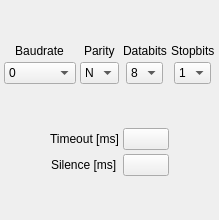
     <widget class="QWidget" name="SERIAL_PORT_1">
      <attribute name="title">
       <string>SERIAL PORT 1</string>
      </attribute>
      <layout class="QVBoxLayout" name="verticalLayout_6">
       <property name="spacing">
        <number>4</number>
       </property>
       <property name="margin">
        <number>4</number>
       </property>
       <item>
        <layout class="QGridLayout" name="gridLayout_10">
         <item row="0" column="0">
          <spacer name="verticalSpacer_7">
           <property name="orientation">
            <enum>Qt::Vertical</enum>
           </property>
           <property name="sizeHint" stdset="0">
            <size>
             <width>20</width>
             <height>40</height>
            </size>
           </property>
          </spacer>
         </item>
         <item row="1" column="3" alignment="Qt::AlignHCenter">
          <widget class="QLabel" name="label_Stopbits_SERIAL_PORT_1">
           <property name="sizePolicy">
            <sizepolicy hsizetype="Fixed" vsizetype="Fixed">
             <horstretch>0</horstretch>
             <verstretch>0</verstretch>
            </sizepolicy>
           </property>
           <property name="text">
            <string>Stopbits</string>
           </property>
          </widget>
         </item>
         <item row="1" column="2" alignment="Qt::AlignHCenter">
          <widget class="QLabel" name="label_Databits_SERIAL_PORT_1">
           <property name="sizePolicy">
            <sizepolicy hsizetype="Fixed" vsizetype="Fixed">
             <horstretch>0</horstretch>
             <verstretch>0</verstretch>
            </sizepolicy>
           </property>
           <property name="text">
            <string>Databits</string>
           </property>
          </widget>
         </item>
         <item row="2" column="0" alignment="Qt::AlignHCenter">
          <widget class="QComboBox" name="comboBox_Baudrate_SERIAL_PORT_1">
           <property name="sizePolicy">
            <sizepolicy hsizetype="Fixed" vsizetype="Fixed">
             <horstretch>0</horstretch>
             <verstretch>0</verstretch>
            </sizepolicy>
           </property>
           <property name="focusPolicy">
            <enum>Qt::NoFocus</enum>
           </property>
           <property name="currentIndex">
            <number>0</number>
           </property>
           <item>
            <property name="text">
             <string>0</string>
            </property>
           </item>
           <item>
            <property name="text">
             <string>2400</string>
            </property>
           </item>
           <item>
            <property name="text">
             <string>4800</string>
            </property>
           </item>
           <item>
            <property name="text">
             <string>9600</string>
            </property>
           </item>
           <item>
            <property name="text">
             <string>19200</string>
            </property>
           </item>
           <item>
            <property name="text">
             <string>38400</string>
            </property>
           </item>
           <item>
            <property name="text">
             <string>57600</string>
            </property>
           </item>
           <item>
            <property name="text">
             <string>115200</string>
            </property>
           </item>
           <item>
            <property name="text">
             <string>230400</string>
            </property>
           </item>
           <item>
            <property name="text">
             <string>225000</string>
            </property>
           </item>
          </widget>
         </item>
         <item row="1" column="1" alignment="Qt::AlignHCenter">
          <widget class="QLabel" name="label_Parity_SERIAL_PORT_1">
           <property name="sizePolicy">
            <sizepolicy hsizetype="Fixed" vsizetype="Fixed">
             <horstretch>0</horstretch>
             <verstretch>0</verstretch>
            </sizepolicy>
           </property>
           <property name="text">
            <string>Parity</string>
           </property>
          </widget>
         </item>
         <item row="2" column="1" alignment="Qt::AlignHCenter">
          <widget class="QComboBox" name="comboBox_Parity_SERIAL_PORT_1">
           <property name="sizePolicy">
            <sizepolicy hsizetype="Fixed" vsizetype="Fixed">
             <horstretch>0</horstretch>
             <verstretch>0</verstretch>
            </sizepolicy>
           </property>
           <item>
            <property name="text">
             <string>N</string>
            </property>
           </item>
           <item>
            <property name="text">
             <string>E</string>
            </property>
           </item>
           <item>
            <property name="text">
             <string>O</string>
            </property>
           </item>
          </widget>
         </item>
         <item row="2" column="2" alignment="Qt::AlignHCenter">
          <widget class="QComboBox" name="comboBox_Databits_SERIAL_PORT_1">
           <property name="sizePolicy">
            <sizepolicy hsizetype="Fixed" vsizetype="Fixed">
             <horstretch>0</horstretch>
             <verstretch>0</verstretch>
            </sizepolicy>
           </property>
           <property name="currentIndex">
            <number>3</number>
           </property>
           <item>
            <property name="text">
             <string>5</string>
            </property>
           </item>
           <item>
            <property name="text">
             <string>6</string>
            </property>
           </item>
           <item>
            <property name="text">
             <string>7</string>
            </property>
           </item>
           <item>
            <property name="text">
             <string>8</string>
            </property>
           </item>
           <item>
            <property name="text">
             <string>9</string>
            </property>
           </item>
          </widget>
         </item>
         <item row="1" column="0" alignment="Qt::AlignHCenter">
          <widget class="QLabel" name="label_Baudrate_SERIAL_PORT_1">
           <property name="sizePolicy">
            <sizepolicy hsizetype="Fixed" vsizetype="Fixed">
             <horstretch>0</horstretch>
             <verstretch>0</verstretch>
            </sizepolicy>
           </property>
           <property name="text">
            <string>Baudrate</string>
           </property>
           <property name="alignment">
            <set>Qt::AlignCenter</set>
           </property>
          </widget>
         </item>
         <item row="2" column="3" alignment="Qt::AlignHCenter">
          <widget class="QComboBox" name="comboBox_Stopbits_SERIAL_PORT_1">
           <property name="sizePolicy">
            <sizepolicy hsizetype="Fixed" vsizetype="Fixed">
             <horstretch>0</horstretch>
             <verstretch>0</verstretch>
            </sizepolicy>
           </property>
           <property name="currentIndex">
            <number>0</number>
           </property>
           <item>
            <property name="text">
             <string>1</string>
            </property>
           </item>
           <item>
            <property name="text">
             <string>2</string>
            </property>
           </item>
          </widget>
         </item>
         <item row="3" column="0">
          <spacer name="verticalSpacer_8">
           <property name="orientation">
            <enum>Qt::Vertical</enum>
           </property>
           <property name="sizeHint" stdset="0">
            <size>
             <width>20</width>
             <height>40</height>
            </size>
           </property>
          </spacer>
         </item>
        </layout>
       </item>
       <item>
        <layout class="QGridLayout" name="gridLayout_11">
         <item row="0" column="0">
          <spacer name="horizontalSpacer_4">
           <property name="orientation">
            <enum>Qt::Horizontal</enum>
           </property>
           <property name="sizeHint" stdset="0">
            <size>
             <width>40</width>
             <height>20</height>
            </size>
           </property>
          </spacer>
         </item>
         <item row="0" column="3">
          <spacer name="horizontalSpacer_3">
           <property name="orientation">
            <enum>Qt::Horizontal</enum>
           </property>
           <property name="sizeHint" stdset="0">
            <size>
             <width>40</width>
             <height>20</height>
            </size>
           </property>
          </spacer>
         </item>
         <item row="1" column="2">
          <widget class="QPushButton" name="pushButton_Silence_SERIAL_PORT_1">
           <property name="sizePolicy">
            <sizepolicy hsizetype="MinimumExpanding" vsizetype="Fixed">
             <horstretch>0</horstretch>
             <verstretch>0</verstretch>
            </sizepolicy>
           </property>
           <property name="focusPolicy">
            <enum>Qt::NoFocus</enum>
           </property>
          </widget>
         </item>
         <item row="0" column="2">
          <widget class="QPushButton" name="pushButton_Timeout_SERIAL_PORT_1">
           <property name="sizePolicy">
            <sizepolicy hsizetype="MinimumExpanding" vsizetype="Fixed">
             <horstretch>0</horstretch>
             <verstretch>0</verstretch>
            </sizepolicy>
           </property>
           <property name="focusPolicy">
            <enum>Qt::NoFocus</enum>
           </property>
          </widget>
         </item>
         <item row="1" column="1" alignment="Qt::AlignHCenter">
          <widget class="QLabel" name="label_Silence_SERIAL_PORT_1">
           <property name="text">
            <string>Silence [ms]</string>
           </property>
          </widget>
         </item>
         <item row="0" column="1" alignment="Qt::AlignHCenter">
          <widget class="QLabel" name="label_Timeout_SERIAL_PORT_1">
           <property name="text">
            <string>Timeout [ms]</string>
           </property>
          </widget>
         </item>
         <item row="2" column="1">
          <spacer name="verticalSpacer_9">
           <property name="orientation">
            <enum>Qt::Vertical</enum>
           </property>
           <property name="sizeHint" stdset="0">
            <size>
             <width>20</width>
             <height>40</height>
            </size>
           </property>
          </spacer>
         </item>
        </layout>
       </item>
      </layout>
     </widget>
